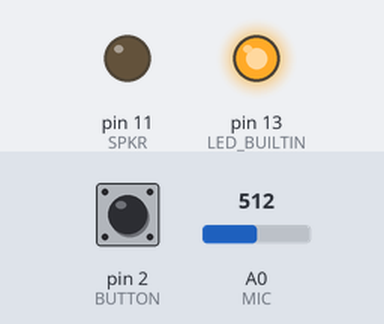
Bench run of a sketch on a simulated Arduino Uno, built with avr-gcc and run on an emulated ATmega328P. On the bench: output pins drawn as LEDs (lit = HIGH). The inputs (shaded band) are chosen by the test bench; at power-on: pin 2 (BUTTON) HIGH, A0 (MIC) = 512.

Above: at 1.2 s.
1.3 s: pin 2 (BUTTON) pulled LOW for 0.15 s
At 1.37 s:
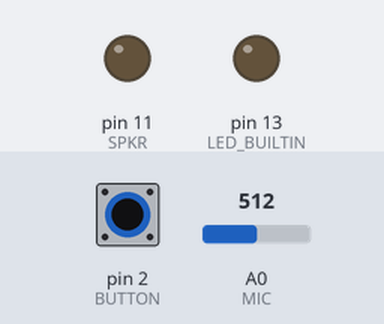
2.9 s: pin 2 (BUTTON) pulled LOW for 3.2 s
At 7.0 s:
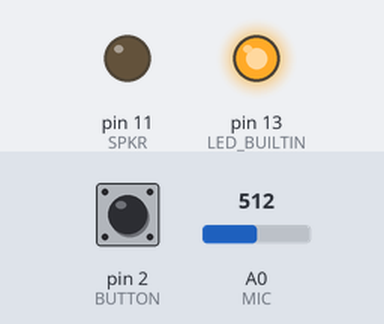
Timing chart, 0 to 8.5 s (numbered marks = the images above; inputs shaded):
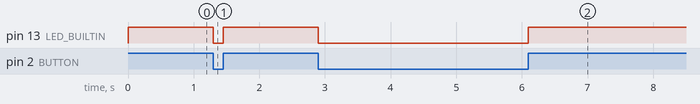

Measured:
- after the input at 1.3 s, pin 13 (LED_BUILTIN): HIGH → LOW at once, → HIGH 0.15 s later
- after the input at 2.9 s, pin 13 (LED_BUILTIN): HIGH → LOW at once, → HIGH 3.2 s later

The sketch:

ardReceiver.ino
```cpp
const int BUTTON = 2; //digital in
const int RECEIVER = 0; //digital in
const int DAC_IN = A1; //analog in
const int MIC = A0; // microphone analog in

const int LED = 8; //PWM out
const int SPKR = 11; //Speaker - PWM out
const int DAC_OUT = 13; //digital to analog converter - digital out

int data = 0;
bool btnState = false;

void setup(){
    //pinMode(RECEIVER, INPUT);
    //pinMode(MIC, INPUT);
    pinMode(BUTTON, INPUT);

    //This input not yet used
        //pinMode(DAC_IN, INPUT);

    //used as an indicator light
    pinMode(LED_BUILTIN, OUTPUT);

    //These output pins not yet used
        //pinMode(SKPR, OUTPUT);
        //pinMode(LED, OUTPUT);
        //pinMode(DAC_OUT, OUTPUT);

    Serial.begin(38400);

}

void loop(){
    btnState = digitalRead(BUTTON);
    data = analogRead(MIC);


    while (btnState){
        //button is down, so we transmit

        //do some compression here
        digitalWrite(LED_BUILTIN, HIGH);
        btnState = digitalRead(BUTTON);

        if (!btnState){
            digitalWrite(LED_BUILTIN, LOW);
            break;
        }
    }

    while (!btnState){
        //button is not pressed, so listen
        data = digitalRead(RECEIVER);

        //decompress here

        //convert data to analog

        //output data to Speaker over PWM pin
        analogWrite(SPKR, data);
        btnState = digitalRead(BUTTON);
    }


}
```
